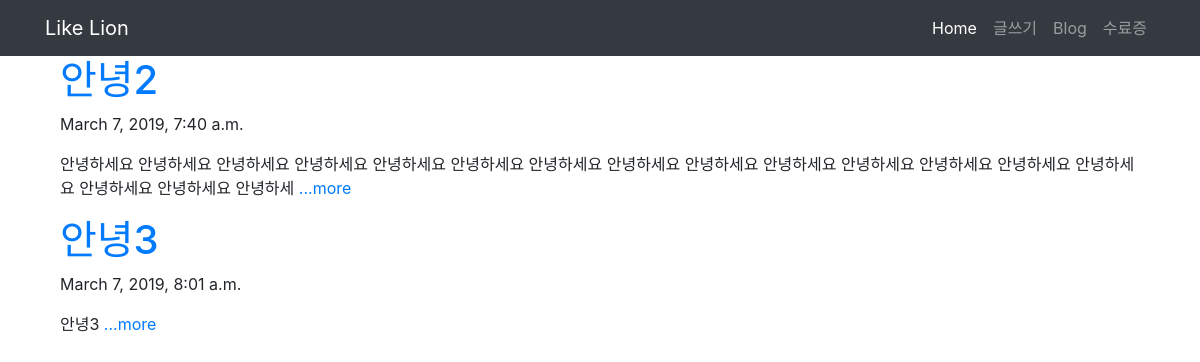
Screenshot of /blog/ with the database file from the repository.
### blog/models.py (models this page shows, shortened)
class Blog(models.Model):
    title = models.CharField(max_length=200)
    pub_date = models.DateTimeField('date published')
    body = models.TextField()
    def summary(self):
        return self.body[:100]   #100글자 까지만 보여조

### blog/views.py (the view)
# urls.py: path('',views.blog,name='home'),
def blog(request):
    blogs = Blog.objects
    return render(request, 'blog/blog.html', {'blogs': blogs})

### blog/templates/blog/blog.html
{% extends 'base.html' %}
{% block content %}
{% for blog in blogs.all %}
<div class="container">
    <a href="{% url 'detail' blog.id %}">
        <h1>{{ blog.title }}</h1>
    </a>
    <p>{{ blog.pub_date }}</p>
    <p>{{ blog.summary }} <a href=" {% url 'detail' blog.id %}">...more</a></p>
</div>
{% endfor %}
{% endblock %}

### rows the page displays
Blog: title "안녕2", pub_date "March 7, 2019, 7:40 a.m.", summary "안녕하세요 안녕하세요 안녕하세요 안녕하세요 안녕하세요 안녕하세요 안녕하세요 안녕하세요 안녕하세요 안녕하세요 안녕하세요 안녕하세요 안녕하세요 안녕하세요 안녕하세요 안녕하세요 안녕하세"
Blog: title "안녕3", pub_date "March 7, 2019, 8:01 a.m.", summary "안녕3"
